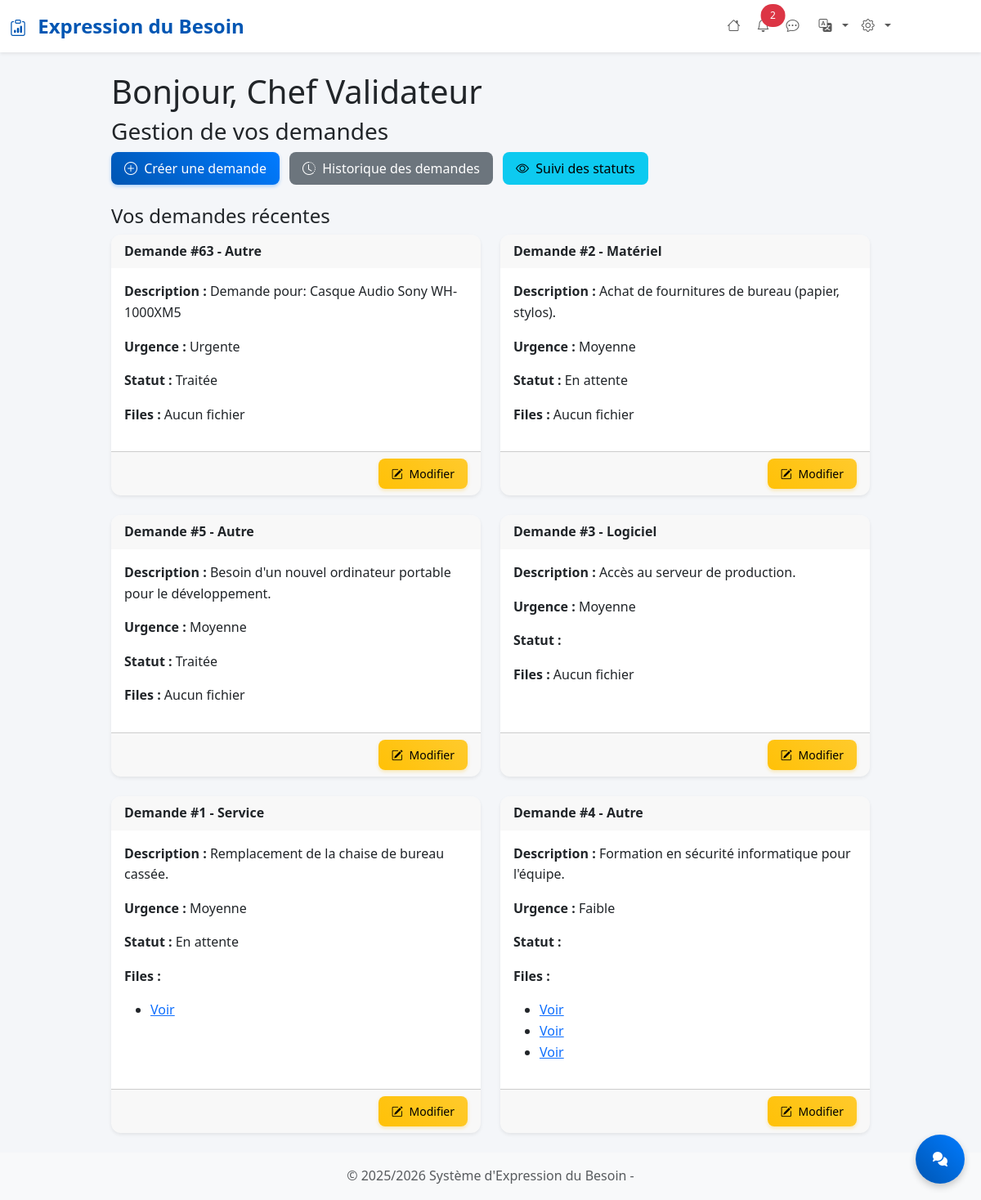
Page /dashboard-demandeur.php (signed in) on the committed database.
### tables this page shows
CREATE TABLE `demandes` (
  `id` int(11) NOT NULL,
  `user_id` int(11) NOT NULL,
  `type_besoin_id` int(11) NOT NULL,
  `description` text NOT NULL,
  `urgence` enum('Faible','Moyenne','Urgente') NOT NULL DEFAULT 'Faible',
  `statut` enum('En attente','En cours de validation','Traitée') NOT NULL DEFAULT 'En attente',
  `date_creation` datetime DEFAULT current_timestamp(),
  `prix` decimal(12,2) DEFAULT NULL
);

CREATE TABLE `types_besoins` (
  `id` int(11) NOT NULL,
  `libelle` varchar(100) NOT NULL
);

CREATE TABLE `pieces_jointes` (
  `id` int(11) NOT NULL,
  `demande_id` int(11) NOT NULL,
  `chemin_fichier` varchar(255) NOT NULL,
  `date_ajout` datetime DEFAULT current_timestamp()
);

### includes/functions.php (called while the page is built, shortened)
<?php
$allowed_languages = ['fr', 'en'];
$FrenchArray = [
    'header_title' => 'Expression du Besoin',
    'greeting' => 'Bonjour',
    'gestion_demande'=>'Gestion de vos demandes',
    'create_request'=>'Créer une demande',
    'historique_demande'=>'Historique des demandes',
    'suivi_status'=>'Suivi des statuts',
    'recent_request'=>'Vos demandes récentes',
    'demande'=>'Demande',
    'Fichiers'=>'Files',
    'modify'=>'Modifier',
    'accueil' => 'Accueil',
    'langue'=>'Language'
];
$EnglishArray = [
    'header_title'      => 'Request Flow',
    'greeting'          => 'Hello',
    'gestion_demande'   => 'Manage your requests',
    'create_request'    => 'Create a request',
    'historique_demande'=> 'Request history',
    'suivi_status'      => 'Status tracking',
    'recent_request'    => 'Your recent requests',
    'demande'           => 'Request',
    'Fichiers'          => 'Files',
    'modify'            => 'Edit',
    'accueil'           => 'Home',
    'langue'            => 'Langue',
];
function getSetence($key){
    global $FrenchArray, $EnglishArray, $allowed_languages;
    $lang = $_SESSION['lang'] ?? 'fr';
    if ($lang === 'fr') {
        return $FrenchArray[$key] ?? $key;
    } else {
        return $EnglishArray[$key] ?? $key;
    }
}
?>

### dashboard-demandeur.php (the view, shortened to what this page needs)
<?php
include 'includes/header.php';
$conn = getConnection();
$user_id = $_SESSION['user_id'];
?>
<div class="container mt-4">
    <h1><?php echo getSetence('greeting'); ?>, <?php echo htmlspecialchars($_SESSION['user_nom']); ?> </h1>
    <h3><?php echo getSetence('gestion_demande'); ?></h3>
    <div class="mb-4">
        <a href="create_demande.php" class="btn btn-primary me-2">
            <i class="bi bi-plus-circle me-1"></i> <?php echo getSetence('create_request'); ?>
        </a>
        <a href="historique_demande.php" class="btn btn-secondary me-2">
            <i class="bi bi-clock-history me-1"></i> <?php echo getSetence('historique_demande'); ?>
        </a>
        <a href="suivi_statut.php" class="btn btn-info me-2">
            <i class="bi bi-eye me-1"></i> <?php echo getSetence('suivi_status'); ?>
        </a>
    </div>
    <h4><?php echo getSetence('recent_request'); ?></h4>
    <?php
    try {
        $stmt = $conn->prepare("
            SELECT d.*, t.libelle AS type_besoin
            FROM demandes d
            JOIN types_besoins t ON d.type_besoin_id = t.id
            WHERE d.user_id = :user_id
            ORDER BY d.date_creation DESC
            LIMIT 10
        ");
        $stmt->bindParam(':user_id', $user_id, PDO::PARAM_INT);
        $stmt->execute();
        $besoins = $stmt->fetchAll(PDO::FETCH_ASSOC);
    } catch (PDOException $e) {
        die("Erreur lors de la récupération des demandes : " . $e->getMessage());
    }
    ?>
    <?php if (count($besoins) > 0): ?>
    <div class="row">
        <?php foreach ($besoins as $besoin): ?>
        <div class="col-md-6 mb-4">
            <div class="card h-100 shadow-sm">
                <div class="card-header">
                    <?php echo getSetence('demande'); ?> #<?php echo $besoin['id']; ?> - <?= htmlspecialchars($besoin['type_besoin']) ?>
                </div>
                <div class="card-body">
                    <p><strong>Description :</strong> <?= htmlspecialchars($besoin['description']) ?></p>
                    <p><strong>Urgence :</strong> <?= htmlspecialchars($besoin['urgence']) ?></p>
                    <p><strong>Statut :</strong> <?= htmlspecialchars($besoin['statut']) ?></p>
                    <?php
                        $stmtFiles = $conn->prepare("SELECT * FROM pieces_jointes WHERE demande_id = :demande_id");
                        $stmtFiles->execute([':demande_id' => $besoin['id']]);
                        $fichiers = $stmtFiles->fetchAll(PDO::FETCH_ASSOC);
                    ?>
                    <p><strong><?php echo getSetence('Fichiers'); ?> :</strong>
                        <?php if ($fichiers): ?>
                    <ul>
                        <?php foreach ($fichiers as $f): ?>
                        <li><a href="<?= htmlspecialchars($f['fichier']) ?>" target="_blank">Voir</a></li>
                        <?php endforeach; ?>
                    </ul>
                    <?php else: ?>
                    Aucun fichier
                    <?php endif; ?>
                    </p>
                </div>
                <div class="card-footer text-end">
                    <?php if (!in_array($besoin['statut'], ['Validée','Rejetée'])): ?>
                    <a href="modifier_demande.php?id=<?= $besoin['id'] ?>" class="btn btn-sm btn-warning">
                        <i class="bi bi-pencil-square me-1"></i> <?php echo getSetence('modify'); ?>
                    </a>
                    <?php else: ?>
                    <span class="text-muted">Non modifiable</span>
                    <?php endif; ?>
                </div>
            </div>
        </div>
        <?php endforeach; ?>
    </div>
    <?php else: ?>
    <p>Vous n'avez encore créé aucune demande.</p>
    <?php endif; ?>
</div>
<?php include 'includes/footer.php'; ?>

### assets/css/style.css (style rules this page uses)
:root { --primary-color: #0056b3; --secondary-color: #6c757d; --success-color: #198754; --info-color: #0dcaf0; --warning-color: #ffc107; --danger-color: #dc3545; --light-color: #f8f9fa; --dark-color: #212529; --border-radius: 8px; --box-shadow: 0 4px 6px rgba(0,0,0,0.07); --transition: all 0.3s ease; }
body { background-color: #f4f6f9; font-family: 'Segoe UI', Tahoma, Geneva, Verdana, sans-serif; line-height: 1.6; }
.card { border: none; box-shadow: var(--box-shadow); border-radius: 12px; transition: transform 0.2s ease, box-shadow 0.2s ease; overflow: hidden; }
.card-header { border-bottom: none; font-weight: 600; border-radius: 12px 12px 0 0 !important; }
.btn { border-radius: var(--border-radius); font-weight: 500; transition: var(--transition); border: none; padding: 0.5rem 1rem; }
.btn-primary { background: linear-gradient(45deg, #0056b3, #007bff); box-shadow: 0 2px 4px rgba(0,123,255,0.3); }
.btn-warning { background: linear-gradient(45deg, #ffc107, #ffca2c); box-shadow: 0 2px 4px rgba(255,193,7,0.3); color: #000; }
.fade-in-up { animation: fadeInUp 0.6s ease-out; }

### includes/header.php (style rules this page uses)
:root { --primary-color: #0056b3; --secondary-color: #6c757d; --success-color: #198754; --info-color: #0dcaf0; --warning-color: #ffc107; --danger-color: #dc3545; --light-color: #f8f9fa; --dark-color: #212529; }
body { background-color: #f4f6f9; font-family: 'Segoe UI', Tahoma, Geneva, Verdana, sans-serif; }
.card { border: none; box-shadow: 0 4px 6px rgba(0, 0, 0, 0.07); border-radius: 12px; transition: transform 0.2s ease, box-shadow 0.2s ease; }
.btn { border-radius: 8px; font-weight: 500; transition: all 0.3s ease; }
.btn-primary { background: linear-gradient(45deg, #0056b3, #007bff); border: none; }

### rows in the picture
demandes: id "63", type_besoin.libelle "Autre", description "Demande pour: Casque Audio Sony WH-1000XM5", urgence "Urgente", statut "Traitée", shows "Aucun fichier"
demandes: id "2", type_besoin.libelle "Matériel", description "Achat de fournitures de bureau (papier, stylos).", urgence "Moyenne", statut "En attente", shows "Aucun fichier"
demandes: id "5", type_besoin.libelle "Autre", description "Besoin d'un nouvel ordinateur portable pour le développement.", urgence "Moyenne", statut "Traitée", shows "Aucun fichier"
demandes: id "3", type_besoin.libelle "Logiciel", description "Accès au serveur de production.", urgence "Moyenne", shows "Aucun fichier"
demandes: id "1", type_besoin.libelle "Service", description "Remplacement de la chaise de bureau cassée.", urgence "Moyenne", statut "En attente"
demandes: id "4", type_besoin.libelle "Autre", description "Formation en sécurité informatique pour l'équipe.", urgence "Faible"

### other values in the picture
getSetence('header_title') "Expression du Besoin"
$unreadCount "2"
getSetence('greeting') "Bonjour"
$_SESSION['user_nom'] "Chef Validateur"
getSetence('gestion_demande') "Gestion de vos demandes"
getSetence('create_request') "Créer une demande"
getSetence('historique_demande') "Historique des demandes"
getSetence('suivi_status') "Suivi des statuts"
getSetence('recent_request') "Vos demandes récentes"
